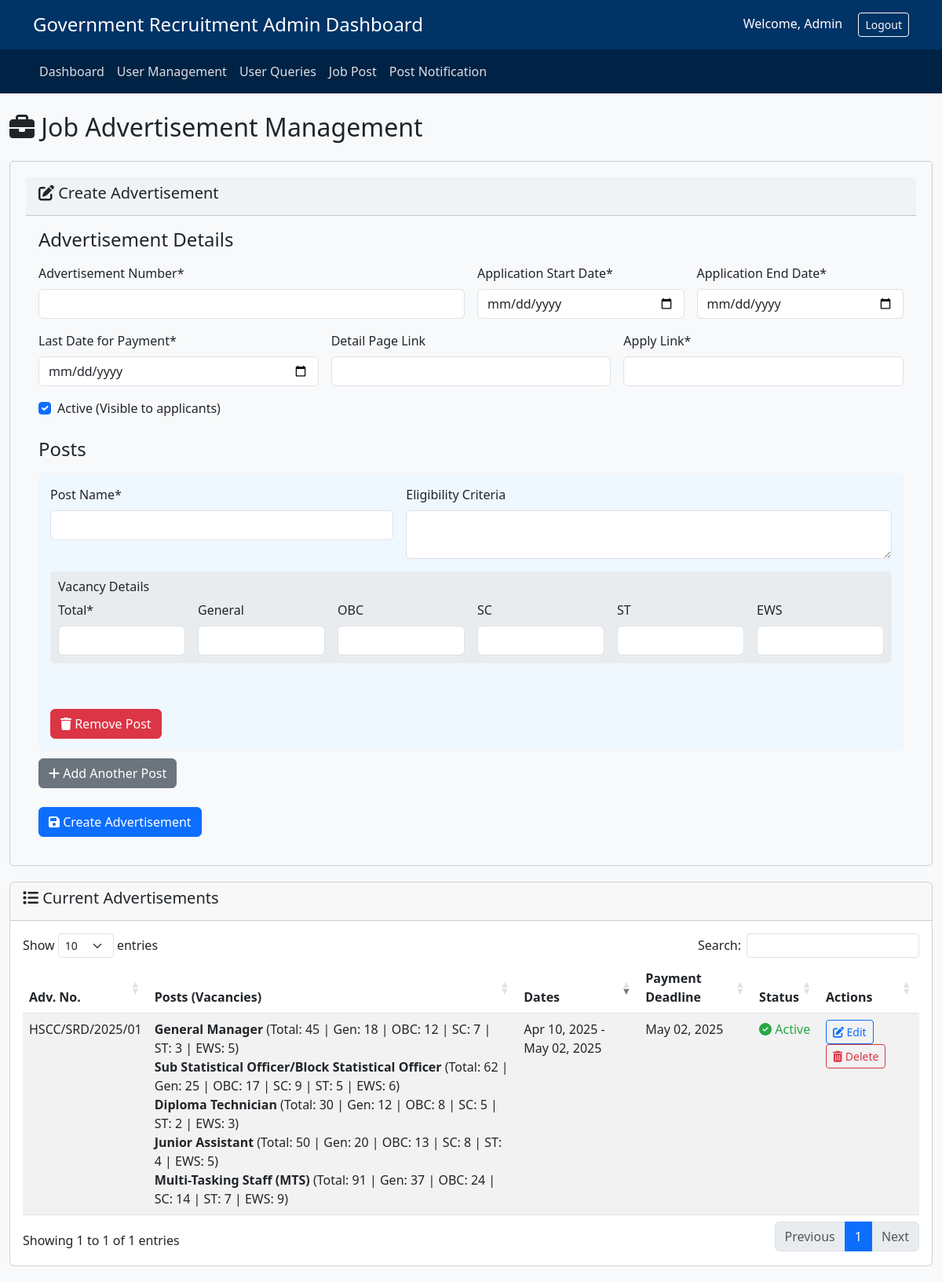
Screenshot of /admin/admin_job_posts.php (signed in) with the database file from the repository.
### tables this page shows
CREATE TABLE `advertisements` (
  `id` int(11) NOT NULL,
  `advertisement_number` varchar(50) NOT NULL,
  `application_start_date` date NOT NULL,
  `application_end_date` date NOT NULL,
  `last_date_payment` date NOT NULL,
  `detail_link` varchar(255) DEFAULT NULL,
  `apply_link` varchar(255) DEFAULT NULL,
  `is_active` tinyint(1) DEFAULT 1,
  `created_at` timestamp NOT NULL DEFAULT current_timestamp(),
  `updated_at` timestamp NOT NULL DEFAULT current_timestamp() ON UPDATE current_timestamp()
);

CREATE TABLE `posts` (
  `id` int(11) NOT NULL,
  `advertisement_id` int(11) NOT NULL,
  `post_name` varchar(255) NOT NULL,
  `eligibility` text DEFAULT NULL,
  `total_vacancies` int(11) DEFAULT 0,
  `vacancies_general` int(11) DEFAULT 0,
  `vacancies_obc` int(11) DEFAULT 0,
  `vacancies_sc` int(11) DEFAULT 0,
  `vacancies_st` int(11) DEFAULT 0,
  `vacancies_ews` int(11) DEFAULT 0,
  `created_at` timestamp NOT NULL DEFAULT current_timestamp(),
  `updated_at` timestamp NOT NULL DEFAULT current_timestamp() ON UPDATE current_timestamp()
);

### admin/admin_job_posts.php (the view, shortened to what the rows shown need)
<?php
$db = new mysqli('localhost', 'root', '', 'otp_register');
$query = "SELECT a.*,
          (SELECT COUNT(*) FROM posts p WHERE p.advertisement_id = a.id) as post_count
          FROM advertisements a
          ORDER BY a.application_start_date DESC";
$advertisements = $db->query($query);
function getPosts($db, $advertisement_id)
{
    $query = "SELECT * FROM posts WHERE advertisement_id = ?";
    $stmt = $db->prepare($query);
    $stmt->bind_param('i', $advertisement_id);
    $stmt->execute();
    return $stmt->get_result();
}
include 'header.php'
?>
    <div class="container-fluid mt-4">
        <div class="row">
            <div class="col-md-12">
                <h2 class="mb-4"><i class="fas fa-briefcase"></i> Job Advertisement Management</h2>
                <div class="card">
                    <div class="card-body">
                        <div class="table-responsive">
                            <table id="advertisementsTable" class="table table-striped table-hover">
                                <thead>
                                    <tr>
                                        <th>Adv. No.</th>
                                        <th>Posts (Vacancies)</th>
                                        <th>Dates</th>
                                        <th>Payment Deadline</th>
                                        <th>Status</th>
                                        <th>Actions</th>
                                    </tr>
                                </thead>
                                <tbody>
                                    <?php while ($ad = $advertisements->fetch_assoc()) :
                                        $posts = getPosts($db, $ad['id']);
                                    ?>
                                        <tr>
                                            <td><?= htmlspecialchars($ad['advertisement_number']) ?></td>
                                            <td>
                                                <?php while ($post = $posts->fetch_assoc()) : ?>
                                                    <div>
                                                        <strong><?= htmlspecialchars($post['post_name']) ?></strong>
                                                        (Total: <?= $post['total_vacancies'] ?> |
                                                        Gen: <?= $post['vacancies_general'] ?> |
                                                        OBC: <?= $post['vacancies_obc'] ?> |
                                                        SC: <?= $post['vacancies_sc'] ?> |
                                                        ST: <?= $post['vacancies_st'] ?> |
                                                        EWS: <?= $post['vacancies_ews'] ?>)
                                                    </div>
                                                <?php endwhile; ?>
                                            </td>
                                            <td>
                                                <?= date('M d, Y', strtotime($ad['application_start_date'])) ?> -
                                                <?= date('M d, Y', strtotime($ad['application_end_date'])) ?>
                                            </td>
                                            <td><?= date('M d, Y', strtotime($ad['last_date_payment'])) ?></td>
                                            <td>
                                                <?php if ($ad['is_active']) : ?>
                                                    <span class="status-active"><i class="fas fa-check-circle"></i> Active</span>
                                                <?php else : ?>
                                                    <span class="status-inactive"><i class="fas fa-times-circle"></i> Inactive</span>
                                                <?php endif; ?>
                                            </td>
                                            <td>
                                                <a href="admin_job_posts?edit=<?= $ad['id'] ?>" class="btn btn-sm btn-outline-primary">
                                                    <i class="fas fa-edit"></i> Edit
                                                </a>
                                                <form method="post" style="display:inline;" onsubmit="return confirm('Are you sure you want to delete this advertisement and all its posts?');">
                                                    <button type="submit" class="btn btn-sm btn-outline-danger">
                                                        <i class="fas fa-trash-alt"></i> Delete
                                                    </button>
                                                </form>
                                            </td>
                                        </tr>
                                    <?php endwhile; ?>
                                </tbody>
                            </table>
                        </div>
                    </div>
                </div>
            </div>
        </div>
    </div>
</body>
</html>

### rows the page displays
advertisements: advertisement_number "HSCC/SRD/2025/01", application_start_date "Apr 10, 2025", application_end_date "May 02, 2025", last_date_payment "May 02, 2025", is_active 1 (drawn)
posts: post_name "General Manager", total_vacancies "45", vacancies_general "18", vacancies_obc "12", vacancies_sc "7", vacancies_st "3", vacancies_ews "5"
posts: post_name "Sub Statistical Officer/Block Statistical Officer", total_vacancies "62", vacancies_general "25", vacancies_obc "17", vacancies_sc "9", vacancies_st "5", vacancies_ews "6"
posts: post_name "Diploma Technician", total_vacancies "30", vacancies_general "12", vacancies_obc "8", vacancies_sc "5", vacancies_st "2", vacancies_ews "3"
posts: post_name "Junior Assistant", total_vacancies "50", vacancies_general "20", vacancies_obc "13", vacancies_sc "8", vacancies_st "4", vacancies_ews "5"
posts: post_name "Multi-Tasking Staff (MTS)", total_vacancies "91", vacancies_general "37", vacancies_obc "24", vacancies_sc "14", vacancies_st "7", vacancies_ews "9"

### other values shown
$_SESSION['admin_name'] "Admin"
